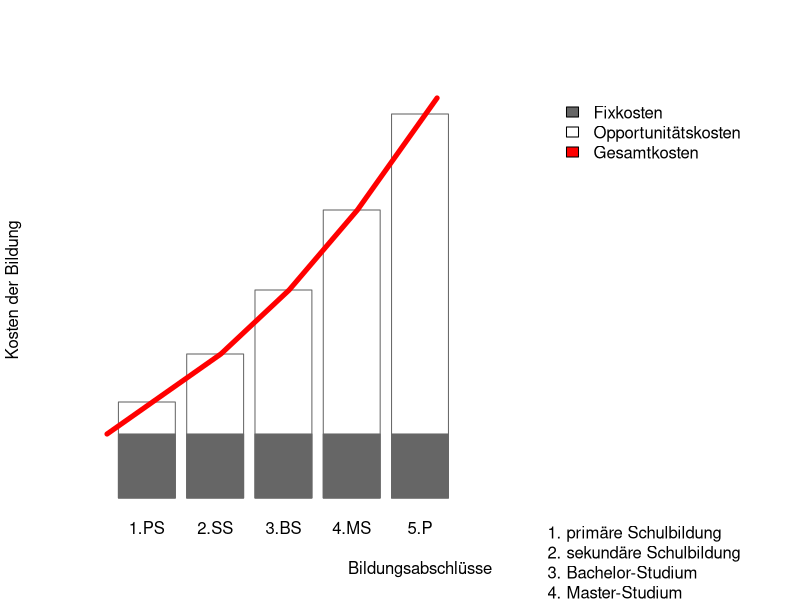
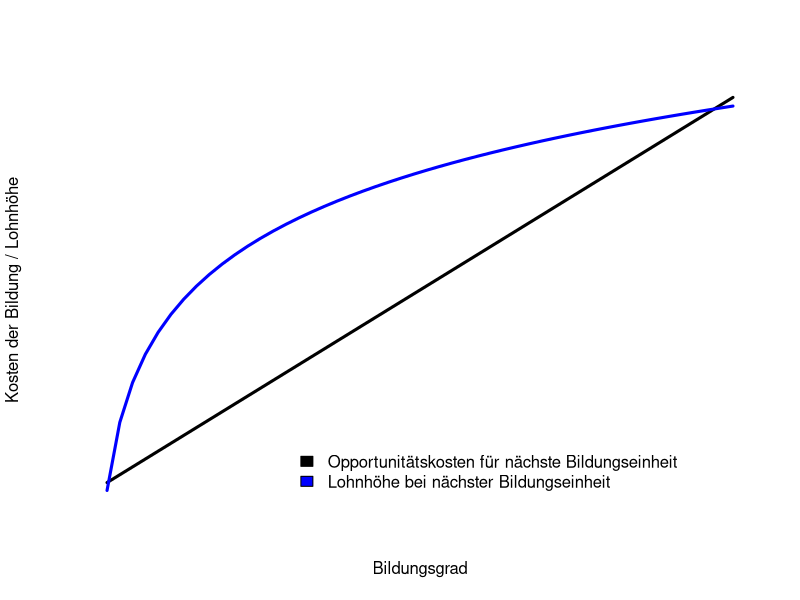

The R script that drew these images, in order:
# Barplot ----
### Pseudo-Data
x <- c("1","2","3","4","5")
y.fix <- rep(20,5)
y.opp <- c(10,25,45,70,100)

## Plotting
png(file = "./Opportunitätskosten.png")
	barplot((y.fix + y.opp),
		axes = 0,
		horiz = FALSE,
		col = "white",
		border = "grey40",
		width = 5,
		xlim = c(0,55),
		ylim = c(0,130),
		legend.text = c("Fixkosten","Opportunitätskosten","Gesamtkosten"),
		args.legend = list(bty = "n", fill = c("grey40","white","red")),
		xlab = "Bildungsabschlüsse",
		ylab = "Kosten der Bildung",
		names.arg = c("1.PS","2.SS","3.BS","4.MS","5.P"))
	barplot(y.fix,
		horiz = FALSE,
		axes = 0,
		col = "grey40",
		border = "grey40",
		width = 5,
		xlim = c(0,55),
		ylim = c(0,130),
		legend.text = c("1. primäre Schulbildung","2. sekundäre Schulbildung","3. Bachelor-Studium","4. Master-Studium","5. Promotion"),
		args.legend = list(bty = "n", fill = NA, border = NA, yjust = 4.5),
		add = TRUE)
	lines(y = c(20,(y.opp + y.fix),125),
    	x = c(0,4,10,16,22,28,29),
        type = "l",
        col = "red",
        lwd = 5)
dev.off()

# Plot ----
## Pseudo-Data
x <- seq(from = 1, to = 50, by = 1)
y.opp.2 <- 0.08*x
y.inc.2 <- log(x)

## Plotting
png(file = "./Opportunitätskosten2.png")
	plot(y.opp.2,
		axes = 0,
		col = "black",
		xlab = "Bildungsgrad",
		ylab = "Kosten der Bildung / Lohnhöhe",
		type = "l",
		lwd = 3)
	lines(y.inc.2,
      	col = "blue",
      	type = "l",
      	lwd = 3)
	legend(x = 15, y = 0.5,
       legend = c("Opportunitätskosten für nächste Bildungseinheit","Lohnhöhe bei nächster Bildungseinheit"),
       bty = "n",
       fill = c("black","blue"))
dev.off()